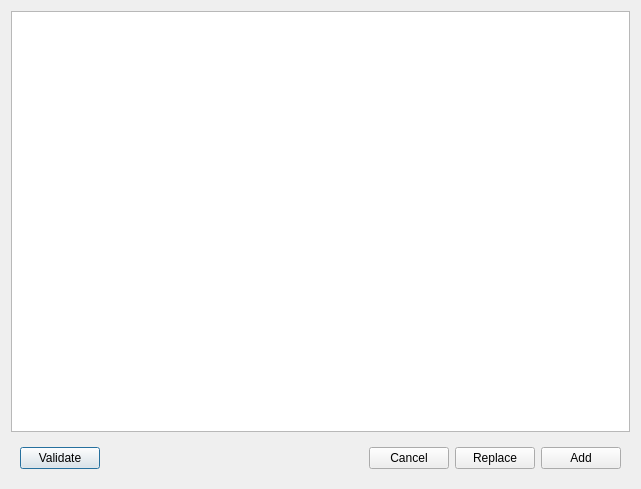
<?xml version="1.0" encoding="UTF-8"?>
<ui version="4.0">
 <class>AMSettingAddReplace</class>
 <widget class="QDialog" name="AMSettingAddReplace">
  <property name="geometry">
   <rect>
    <x>0</x>
    <y>0</y>
    <width>641</width>
    <height>489</height>
   </rect>
  </property>
  <property name="windowTitle">
   <string>Add / Replace Dialog</string>
  </property>
  <layout class="QVBoxLayout" name="verticalLayout">
   <item>
    <widget class="QPlainTextEdit" name="textEdit"/>
   </item>
   <item>
    <widget class="QWidget" name="widget" native="true">
     <layout class="QHBoxLayout" name="horizontalLayout">
      <item>
       <widget class="QPushButton" name="validateButton">
        <property name="text">
         <string>Validate</string>
        </property>
       </widget>
      </item>
      <item>
       <spacer name="horizontalSpacer">
        <property name="orientation">
         <enum>Qt::Horizontal</enum>
        </property>
        <property name="sizeHint" stdset="0">
         <size>
          <width>40</width>
          <height>20</height>
         </size>
        </property>
       </spacer>
      </item>
      <item>
       <widget class="QPushButton" name="cancelButton">
        <property name="text">
         <string>Cancel</string>
        </property>
       </widget>
      </item>
      <item>
       <widget class="QPushButton" name="replaceButton">
        <property name="text">
         <string>Replace</string>
        </property>
       </widget>
      </item>
      <item>
       <widget class="QPushButton" name="addButton">
        <property name="text">
         <string>Add</string>
        </property>
       </widget>
      </item>
     </layout>
    </widget>
   </item>
  </layout>
 </widget>
 <resources/>
 <connections/>
</ui>
